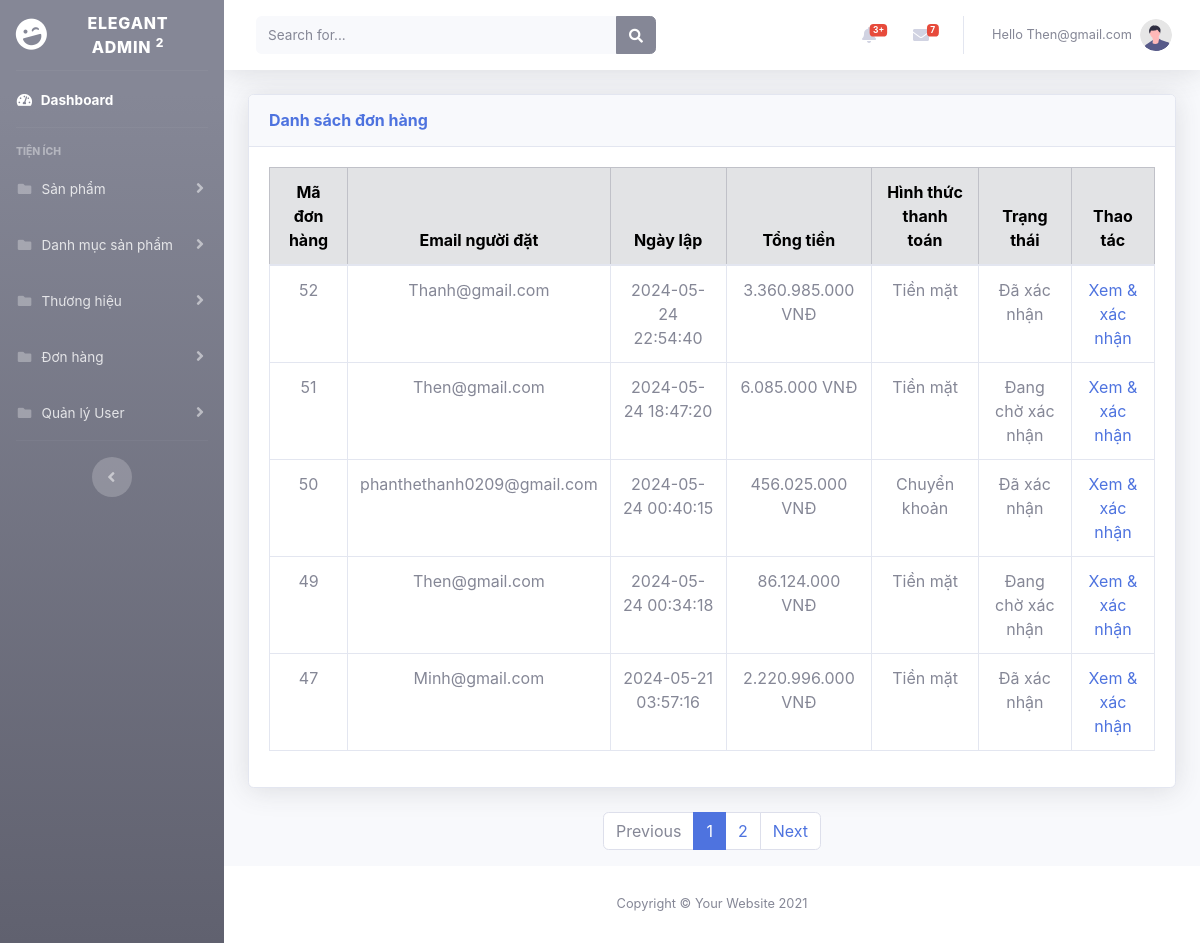
Page /admin/listOrder.php (signed in) on the committed database.
### tables this page shows
CREATE TABLE `order` (
  `order_id` int NOT NULL,
  `customer_id` int DEFAULT NULL,
  `order_date` datetime NOT NULL DEFAULT CURRENT_TIMESTAMP,
  `recipient_name` varchar(255) NOT NULL,
  `recipient_address` varchar(255) NOT NULL,
  `recipient_phone` varchar(255) NOT NULL,
  `note` varchar(255) NOT NULL,
  `total_price` decimal(10,0) NOT NULL,
  `status` int DEFAULT NULL,
  `payment_method` varchar(255) NOT NULL
);

CREATE TABLE `user` (
  `id` int NOT NULL,
  `email` varchar(255) NOT NULL,
  `password` varchar(255) NOT NULL,
  `name` varchar(255) NOT NULL,
  `phone` varchar(255) NOT NULL,
  `role` varchar(255) NOT NULL
);

### class/Order.php (called while the page is built, shortened)
<?php
class Order {
    public static function getAll($pdo, $limit, $offset) {
        $sql = "SELECT * FROM `order` LEFT JOIN user ON customer_id = id
        ORDER BY order_id DESC LIMIT :limit OFFSET :offset";
        $stmt = $pdo->prepare($sql);
        $stmt->bindParam(":limit", $limit, PDO::PARAM_INT);
        $stmt->bindParam(":offset", $offset, PDO::PARAM_INT);
        if($stmt->execute()){
            $stmt->setFetchMode(PDO::FETCH_CLASS, "Order");
            return $stmt->fetchAll();
        }
    }
    public static function countAllOrder($pdo) {
        $sql = "SELECT COUNT(*) FROM `order`";
        $stmt = $pdo->prepare($sql);
        if($stmt->execute()){
            return $stmt->fetchColumn();
        }
    }
}

### admin/listOrder.php (the view)
<?php
    require_once "inc/sidebar.php";
    require_once "inc/header.php";
    require_once "../class/Order.php";
    $conn =  new Database();
    $pdo = $conn->getConnect();
    if(empty($_GET['page']))
        $page = 1;
    else
        $page = $_GET['page'];
    $ppp = 5;
    $limit = $ppp;
    $offset = ($page-1)*$ppp;
    $data_order = Order::getAll($pdo, $limit, $offset);
    $max = Order::countAllOrder($pdo);
    $maxPages = ceil($max / $ppp);
    $a = "Đang chờ xác nhận";
    $b = "Đã xác nhận";
?>
    <div class="container-fluid">
        <div class="card shadow mb-4">
            <div class="card-header py-3">
                <h6 class="m-0 font-weight-bold text-primary">Danh sách đơn hàng</h6>
            </div>
            <div class="card-body">
                <div class="table-responsive">
                    <table class="table table-bordered text-center" id="dataTable" width="100%" cellspacing="0">
                        <thead class="table-secondary">
                            <tr>
                                <th>Mã đơn hàng</th>
                                <th>Email người đặt</th>
                                <th>Ngày lập</th>
                                <th>Tổng tiền</th>
                                <th>Hình thức thanh toán</th>
                                <th>Trạng thái</th>
                                <th colspan="3">Thao tác</th>
                            </tr>
                        </thead>
                        <tbody>
                            <?php foreach($data_order as $order): ?>
                                <tr>
                                    <td><?=$order->order_id?></td>
                                    <td><?=$order->email?></td>
                                    <td><?=$order->order_date?></td>
                                    <td><?= number_format($order->total_price, 0, ',', '.')?> VNĐ</td>
                                    <td><?= $order->payment_method?></td>
                                    <td><?= $order->status==0?$a:$b?></td>
                                    <td align="center">
                                        <a href="listOrderDetail.php?order_id=<?=$order->order_id?>">Xem & xác nhận</a>
                                    </td>
                                </tr>
                            <?php endforeach; ?>
                        </tbody>
                    </table>
                </div>
            </div>
        </div>
        <nav aria-label="Page navigation example">
            <ul class="pagination justify-content-center">
                <li class="page-item <?= $page == 1 ? 'disabled' : '' ?>">
                    <a class="page-link" href="<?= $page == 1 ? '#' : 'listOrder.php?page='.($page-1) ?>" aria-disabled="<?= $page == 1 ? 'true' : 'false' ?>">Previous</a>
                </li>
                <?php for ($i = 1; $i <= $maxPages; $i++): ?>
                    <li class="page-item <?= $i == $page ? 'active' : '' ?>">
                        <a class="page-link" href="listOrder.php?page=<?= $i ?>"><?= $i ?></a>
                    </li>
                <?php endfor; ?>
                <li class="page-item <?= $page == $maxPages ? 'disabled' : '' ?>">
                    <a class="page-link" href="<?= $page == $maxPages ? '#' : 'listOrder.php?page='.($page+1) ?>" aria-disabled="<?= $page == $maxPages ? 'true' : 'false' ?>">Next</a>
                </li>
            </ul>
        </nav>
    </div>
</div>
<?php
    require "inc/footer.php";
?>

### rows in the picture
order: order_id "52", customer.email "Thanh@gmail.com", order_date "2024-05-24 22:54:40", total_price "3.360.985.000", payment_method "Tiền mặt"
order: order_id "51", customer.email "Then@gmail.com", order_date "2024-05-24 18:47:20", total_price "6.085.000", payment_method "Tiền mặt"
order: order_id "50", customer.email "phanthethanh0209@gmail.com", order_date "2024-05-24 00:40:15", total_price "456.025.000", payment_method "Chuyển khoản"
order: order_id "49", customer.email "Then@gmail.com", order_date "2024-05-24 00:34:18", total_price "86.124.000", payment_method "Tiền mặt"
order: order_id "47", customer.email "Minh@gmail.com", order_date "2024-05-21 03:57:16", total_price "2.220.996.000", payment_method "Tiền mặt"

### other values in the picture
$_SESSION['logged_user'] "Then@gmail.com"
